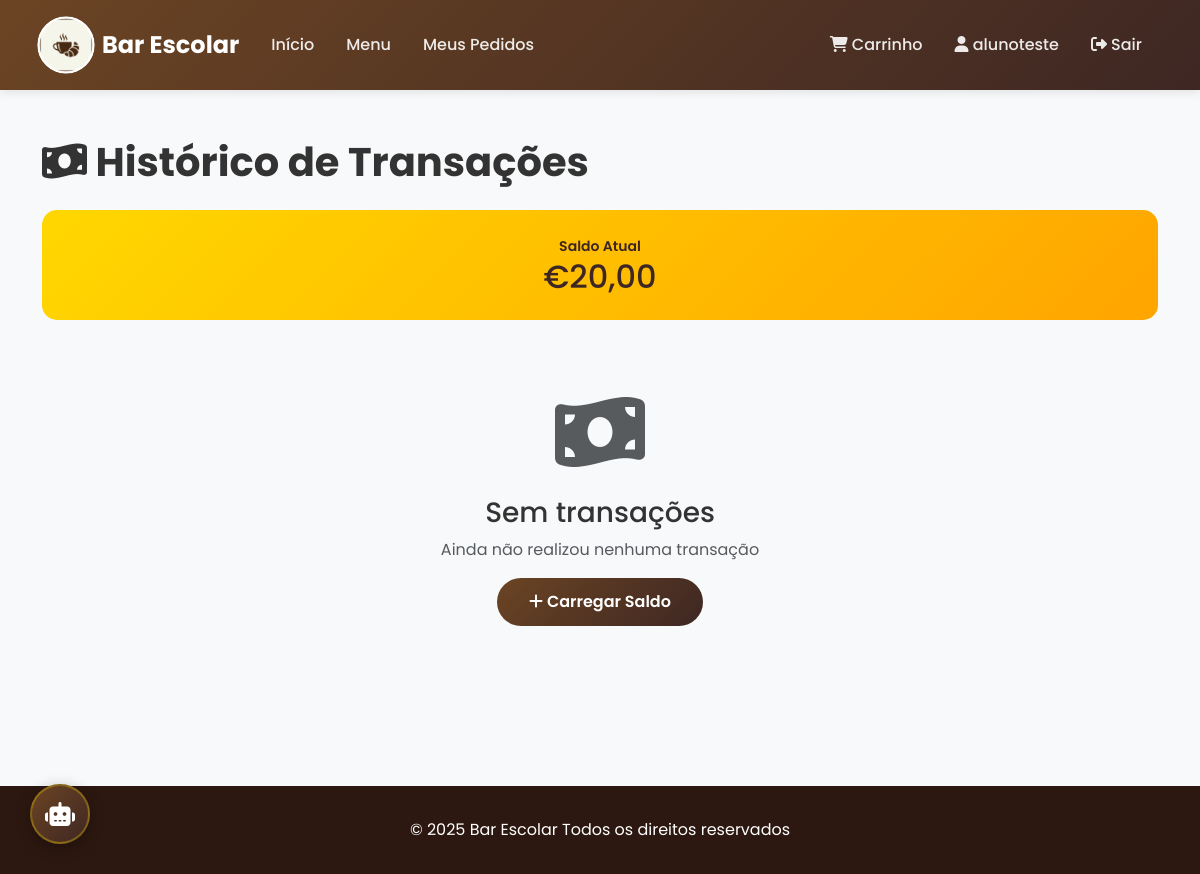
The page /transactions/ (signed in) on the database as committed earlier.
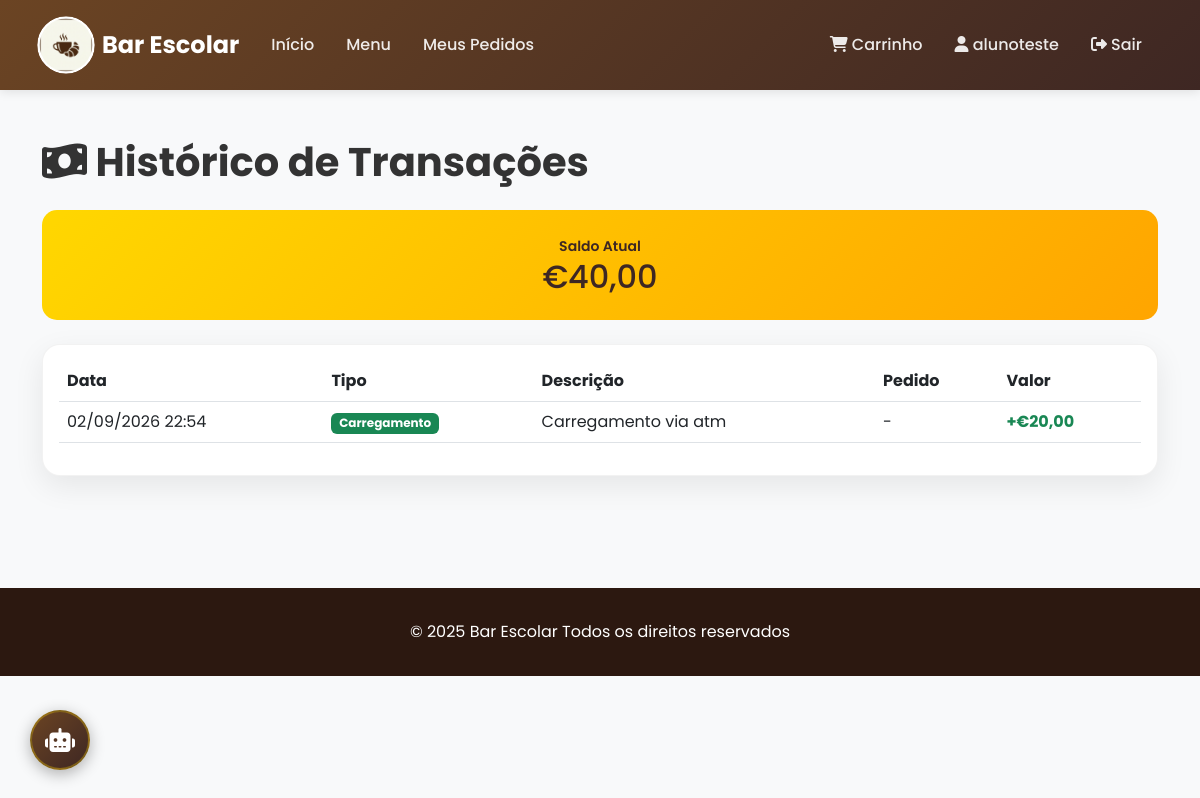
The same page on the database as committed later.
### bar_app/models.py (models this page shows, shortened)
class User(AbstractUser):
    USER_TYPE_CHOICES = (
        ('student', 'Aluno'),
        ('teacher', 'Professor'),
        ('staff', 'Funcionário'),
        ('admin', 'Administrador'),
    )
    user_type = models.CharField(max_length=20, choices=USER_TYPE_CHOICES, default='student', verbose_name='Tipo de Utilizador')
    phone = models.CharField(max_length=15, blank=True, verbose_name='Telemóvel')
    photo = models.ImageField(upload_to='users/', blank=True, null=True, verbose_name='Foto')
    balance = models.DecimalField(max_digits=10, decimal_places=2, default=0, verbose_name='Saldo')
    created_at = models.DateTimeField(default=timezone.now, verbose_name='Criado em')
    updated_at = models.DateTimeField(auto_now=True, verbose_name='Atualizado em')
    escalao = models.CharField(max_length=10, choices=ESCALAO_CHOICES, default='none', verbose_name='Escalão ASE')
    allergens = models.CharField(max_length=255, blank=True, default='', verbose_name='Alérgenos / Restrições', help_text='Alérgenos separados por vírgula (ex: Glúten, Lactose)')
    turma = models.CharField(max_length=10, blank=True, verbose_name='Turma', help_text='Turma do utilizador (ex: 12PI)')
    groups = models.ManyToManyField(
        'auth.Group',
        related_name='custom_user_groups',
        blank=True,
        help_text='The groups this user belongs to.'
    )
    user_permissions = models.ManyToManyField(
        'auth.Permission',
        related_name='custom_user_permissions',
        blank=True,
        help_text='Specific permissions for this user.'
    )
    class Meta:
        verbose_name = 'Utilizador'
        verbose_name_plural = 'Utilizadores'
        ordering = ['username']
    email_verified = models.BooleanField(default=False)
    """Flag usada para saber se o e‑mail já foi confirmado pelo utilizador."""

class Transaction(models.Model):
    TRANSACTION_TYPE_CHOICES = (
        ('topup', 'Carregamento'),
        ('payment', 'Pagamento'),
        ('refund', 'Reembolso'),
    )
    user = models.ForeignKey(User, on_delete=models.CASCADE, related_name='transactions', verbose_name='Utilizador')
    transaction_type = models.CharField(max_length=10, choices=TRANSACTION_TYPE_CHOICES, verbose_name='Tipo de Transação')
    amount = models.DecimalField(max_digits=10, decimal_places=2, verbose_name='Montante')
    order = models.ForeignKey(Order, on_delete=models.SET_NULL, null=True, blank=True, related_name='transactions', verbose_name='Pedido')
    description = models.CharField(max_length=200, verbose_name='Descrição')
    created_at = models.DateTimeField(auto_now_add=True, verbose_name='Realizada em')
    class Meta:
        verbose_name = 'Transação'
        verbose_name_plural = 'Transações'
        ordering = ['-created_at']

### bar_app/views/orders.py (the view)
# urls.py: path('transactions/', views.transaction_list, name='transaction_list'),
@login_required
def transaction_list(request):
    transactions = Transaction.objects.filter(user=request.user)
    return render(request, 'bar_app/transaction_list.html', {'transactions': transactions})

### templates/bar_app/transaction_list.html (shortened to what this page needs)
{% extends 'base.html' %}
{% block content %}
<div class="container py-5">
    <h1 class="mb-4 fw-bold"><i class="fas fa-money-bill-wave"></i> Histórico de Transações</h1>
    <div class="balance-card mb-4 text-center">
        <small>Saldo Atual</small>
        <h2 class="mb-0">€{{ user.balance }}</h2>
    </div>
    {% if transactions %}
    <div class="card">
        <div class="card-body">
            <div class="table-responsive">
                <table class="table">
                    <thead>
                        <tr>
                            <th>Data</th>
                            <th>Tipo</th>
                            <th>Descrição</th>
                            <th>Pedido</th>
                            <th>Valor</th>
                        </tr>
                    </thead>
                    <tbody>
                        {% for transaction in transactions %}
                        <tr>
                            <td>{{ transaction.created_at|date:"d/m/Y H:i" }}</td>
                            <td>
                                {% if transaction.transaction_type == 'topup' %}
                                <span class="badge bg-success">Carregamento</span>
                                {% elif transaction.transaction_type == 'payment' %}
                                <span class="badge bg-danger">Pagamento</span>
                                {% else %}
                                <span class="badge bg-info">Reembolso</span>
                                {% endif %}
                            </td>
                            <td>{{ transaction.description }}</td>
                            <td>
                                {% if transaction.order %}
                                <a href="{% url 'bar_app:order_detail' transaction.order.pk %}">
                                    {{ transaction.order.order_number }}
                                </a>
                                {% else %}
                                -
                                {% endif %}
                            </td>
                            <td>
                                {% if transaction.transaction_type == 'topup' %}
                                <strong class="text-success">+€{{ transaction.amount }}</strong>
                                {% else %}
                                <strong class="text-danger">-€{{ transaction.amount }}</strong>
                                {% endif %}
                            </td>
                        </tr>
                        {% endfor %}
                    </tbody>
                </table>
            </div>
        </div>
    </div>
    {% else %}
    <div class="text-center py-5">
        <i class="fas fa-money-bill-wave fa-5x text-muted mb-4"></i>
        <h3>Sem transações</h3>
        <p class="text-muted">Ainda não realizou nenhuma transação</p>
        <a href="{% url 'bar_app:topup' %}" class="btn btn-primary">
            <i class="fas fa-plus"></i> Carregar Saldo
        </a>
    </div>
    {% endif %}
</div>
{% endblock %}

### templates/base.html (shortened to what this page needs)
<!DOCTYPE html>
{% load static %}
<html lang="pt">
<head>
    <link href="https://cdn.jsdelivr.net/npm/bootstrap@5.3.0/dist/css/bootstrap.min.css" rel="stylesheet">
    <link rel="stylesheet" href="https://cdnjs.cloudflare.com/ajax/libs/font-awesome/6.4.0/css/all.min.css">
    <link rel="stylesheet" href="{% static 'css/main.css' %}">
</head>
<body>
    <nav class="navbar navbar-expand-lg navbar-dark">
        <div class="container">
            <a class="navbar-brand" href="{% url 'bar_app:home' %}">
                <img src="{% static 'images/logo.png' %}" alt="Logo">
                Bar Escolar
            </a>
            <div class="collapse navbar-collapse" id="navbarNav">
                <ul class="navbar-nav me-auto">
                    <li class="nav-item">
                        <a class="nav-link" href="{% url 'bar_app:home' %}">Início</a>
                    </li>
                    <li class="nav-item">
                        <a class="nav-link" href="{% url 'bar_app:menu' %}">Menu</a>
                    </li>
                    {% if user.is_authenticated %}
                    <li class="nav-item">
                        <a class="nav-link" href="{% url 'bar_app:order_list' %}">Meus Pedidos</a>
                    </li>
                    {% endif %}
                </ul>
                <ul class="navbar-nav">
                    {% if user.is_authenticated %}
                    <li class="nav-item">
                        <a class="nav-link" href="{% url 'bar_app:cart' %}" style="position: relative;">
                            <i class="fas fa-shopping-cart"></i> Carrinho
                        </a>
                    </li>
                    <li class="nav-item">
                        <a class="nav-link" href="{% url 'bar_app:profile' %}">
                            <i class="fas fa-user"></i> {{ user.username }}
                        </a>
                    </li>
                    <li class="nav-item">
                        <a class="nav-link" href="{% url 'bar_app:logout' %}">
                            <i class="fas fa-sign-out-alt"></i> Sair
                        </a>
                    </li>
                    {% else %}
                    <li class="nav-item">
                        <a class="nav-link" href="{% url 'bar_app:login' %}">
                            <i class="fas fa-sign-in-alt"></i> Entrar
                        </a>
                    </li>
                    {% endif %}
                </ul>
            </div>
        </div>
    </nav>
    {% if user.is_authenticated %}
    <div id="ai-btn" title="Falar com o Barista AI">
        <i class="fas fa-robot"></i>
    </div>
    {% endif %}
    {% block content %}{% endblock %}
    <footer class="footer">
        <div class="container text-center">
            <p class="mb-0">&copy; 2025 Bar Escolar Todos os direitos reservados</p>
        </div>
    </footer>
</body>
</html>

Rows that differ between the two databases and show on the page:
changed User "alunoteste": balance "20,00" → "40,00"
added Transaction: transaction_type "Carregamento"
Other text that changed with them:
text no longer shown: "Sem transações Ainda não realizou nenhuma transação Carregar Saldo"
text now shown: "Data Tipo Descrição Pedido Valor"
